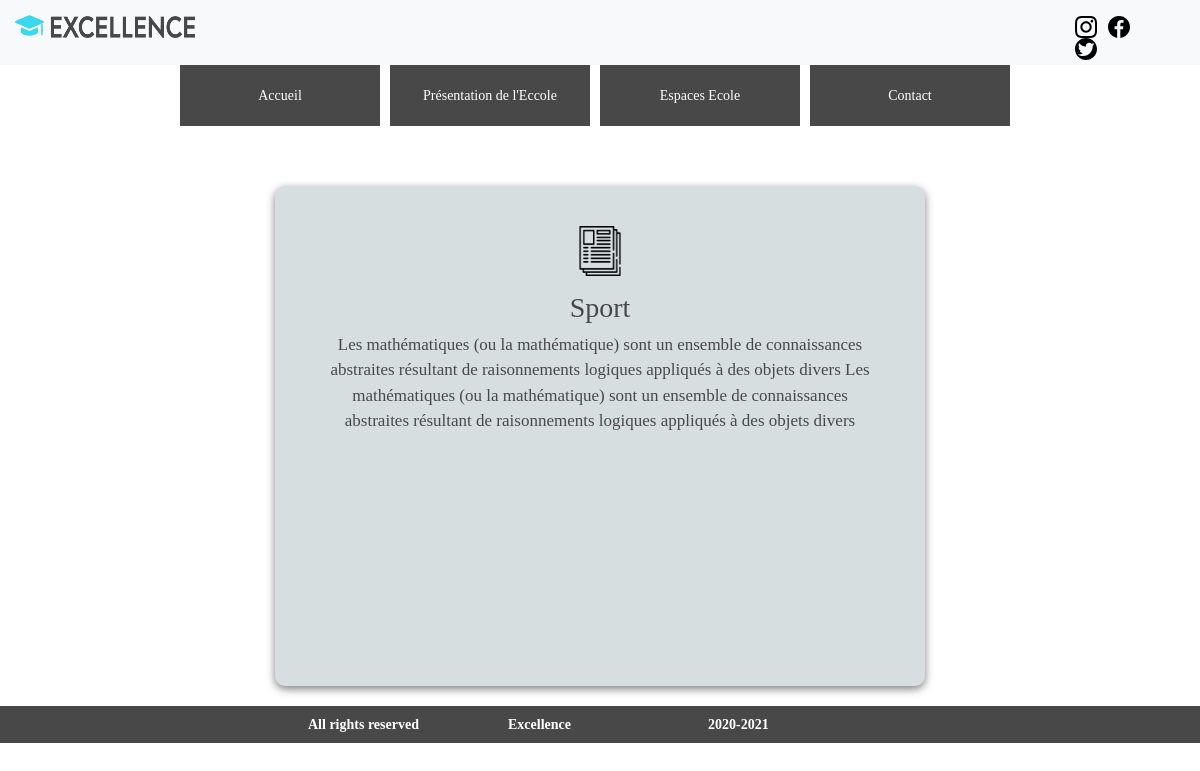
The app's page /ArticleSuite.php?id_article=10 with its own data.
### tables this page shows
CREATE TABLE `articles` (
  `ID_article` int(100) NOT NULL,
  `titre` varchar(100) NOT NULL,
  `image` varchar(200) NOT NULL,
  `description` text NOT NULL,
  `concerne` int(11) DEFAULT NULL
);

### Controllers/ArticleController.php (called while the page is built, shortened)
<?php
require_once __DIR__."/../Models/Article.php";
class ArticleController
{
    private $article;
    public function __construct(){
        $this->article=new Article();
    }
    public function getArticleByID($id_article)
    {
        return $this->article->getArticleByID($id_article);
    }
}
?>

### Models/Dbconfig.php (called while the page is built)
<?php
$serverName = "localhost";
$userName = 'root';
$passWord = '';
$dbName = "excellence";
$dsn = "mysql:dbname=".$dbName.";host=".$serverName;

### Models/Article.php (called while the page is built, shortened)
<?php
require_once ("Db.php");
class Article {
public static function getArticleByID($id_article)
{       $db =Db::connect();
        $query = "SELECT * FROM articles WHERE ID_article='$id_article'";
        return Db::execute_query($query);
}
}
?>

### Models/DB.php (called while the page is built, shortened)
<?php
    class Db{
        private static $conn;
        private static $isConnected = false;
        public static function connect(){
            require_once ('Dbconfig.php') ;
            if(!Db::$isConnected){
                try {
                    self::$conn = new PDO($dsn, $userName, $passWord);
                    self::$isConnected = true;
                }
                catch (PDOException $e){
                    printf("la connexion a echoué: %s \n",$e->getMessage());
                    exit();
                }
            }
        }
        public static function execute_query($requete){
            $statement = self::$conn->prepare($requete);
            $statement->execute(array());
            return self::fetchAll($statement);
        }
        private static function fetchAll($resultatRequete){
            if($resultatRequete){
                return $resultatRequete->fetchAll();
            }else{
                return false;
            }
        }
    }
?>

### ArticleSuite.php (the view, shortened to what this page needs)
<nav class="navbar navbar-light bg-light" style="padding:15px;position: sticky;z-index: 1; top:0;height: 65px;">
   <div class="row" style="width:100%;">
   <div class="col-md-10">
   <img src="Assets/images/logo.png" width="180px" height="23px" class="d-inline-block align-top" alt="">
   </div>
   <div class="col-md-2" style="float:right;padding-left:100px;">
   <a href="#"><img src="Assets/images/instagram.svg" alt="instagram" width="22px" style="margin-right:7px;"></a>
   <a href="#"><img src="Assets/images/facebook-circular-logo.svg" alt="instagram" width="22px"style="margin-right:7px;"></a>
   <a href="#"><img src="Assets/images/twitter-social-logotype.svg" alt="instagram" width="22px"></a>
   </div>
   </div>
</nav>
<?php
require_once __DIR__."/Views/Components/menu.php";
require_once __DIR__."/Views/Components/footer.php";
require_once __DIR__."/Controllers/ArticleController.php";
$id_article=$_GET['id_article'];
$suite= new ArticleSuite();
$suite->getArticleSuite($id_article);
class ArticleSuite{
    private $article;
    public function __construct(){
        $this->article= new ArticleController();
    }
    public function getArticleSuite($id_article)
    {
        echo "
             <div class='row' style='margin-top:40px;'>
             <div class='col-md-8'style='margin:0 auto;text-align:center;'>";
        $result=$this->article->getArticleByID($id_article);
        foreach($result as $row)
        {
          echo "
          <div class='card-article' style='width:650px;height:500px;    padding: 40px 43px;'>
                        <img src=".$row['image']." alt='icon' style='width: 50px;margin-bottom: 15px;'>
                        <h2>".$row['titre']."</h2>
                        <p style='font-size:17px; '>".$row['description']."</p>
           </div>
               ";
        }
        echo "    </div>
                  </div>
                  ";
    }
}
?>

### Assets/Excellence-style.css (style rules this page uses)
* { font-family: 'Calibri'; font-size: 14px; }
p { overflow: hidden; text-overflow: ellipsis; display: -webkit-box; -webkit-line-clamp: 7; -webkit-box-orient: vertical; }
.card-article { display: inline-table; text-align: center; margin: 20px 20px; width: 220px; height: 300px; background-color: #d7dedf; color: #494848; box-shadow: 0 3px 9px rgb(0 0 0 / 50%); font-family: LitSans Medium; border-radius: 10px; padding: 10px; }

### records on screen
articles: titre "Sport", description "Les mathématiques (ou la mathématique) sont un ensemble de connaissances abstraites résultant de raisonnements logiques appliqués à des objets divers Les mathématiques (ou la mathématique) sont un ensemble de connaissances abstraites résultant de raisonnements logiques appliqués à des objets divers"
